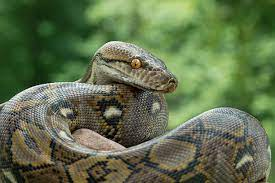
#> input picture testImages/python.jpeg, 275 x 183 px
$ python merge.py ../../testImages/python.jpeg
#> lines starting #> are read from the running program, lines starting #| are printed output that depends on the picture
from PIL import Image

import sys
import timeit

impl = sys.implementation.name
api = sys.argv[1]

jpg1 = Image.open("../../testImages/python.jpeg")
#> jpg1 is the input picture: PIL image 275x183 RGB; mean R, G, B 96, 111.3, 76.5
r, g, b = jpg1.split()
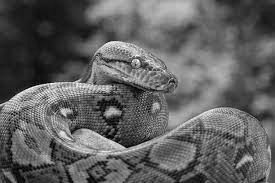
#> r: PIL image 275x183 L; min 0, max 255, mean 96
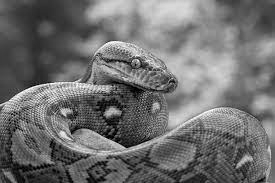
#> g: PIL image 275x183 L; min 0, max 255, mean 111.3
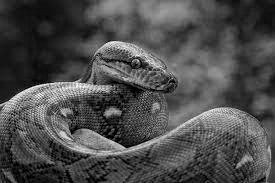
#> b: PIL image 275x183 L; min 0, max 255, mean 76.5
outfile = open("output/" + impl + "_" + api, "w")

for i in range(100):
    start_time = timeit.default_timer()
    for i in range(100):
#> (the run stopped early here; a loop or call above may not have finished)

$ run again, with testImages/boomslang.jpeg copied over testImages/python.jpeg
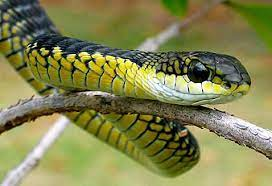
#> input picture testImages/boomslang.jpeg, 272 x 186 px
#> jpg1 is the input picture: PIL image 272x186 RGB; mean R, G, B 131.7, 131.9, 80.3
#> `r, g, b = jpg1.split()`:
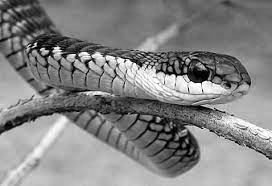
#> g: PIL image 272x186 L; min 0, max 255, mean 131.9
#> `r, g, b = jpg1.split()`:
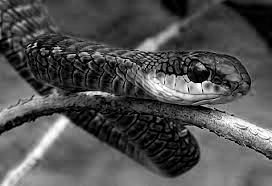
#> b: PIL image 272x186 L; min 0, max 255, mean 80.3

$ run again, with testImages/boomslang.webp saved as testImages/python.jpeg
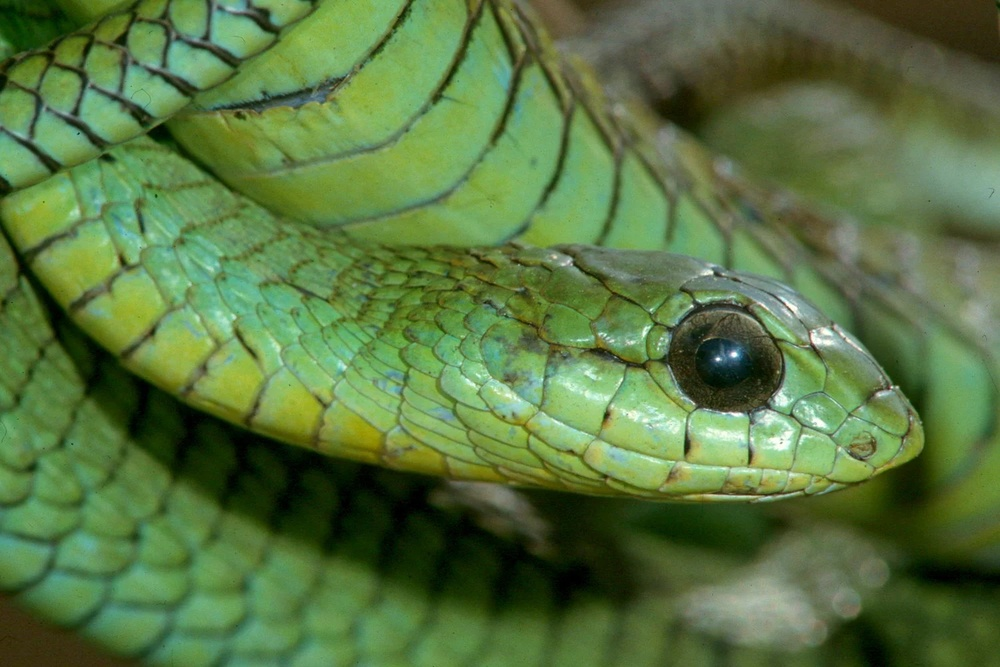
#> input picture testImages/boomslang.webp, 1000 x 667 px, shrunk from 1500 x 1000 before the run
#> jpg1 is the input picture: PIL image 1000x667 RGB; mean R, G, B 88.2, 117.2, 65.4
#> `r, g, b = jpg1.split()`:
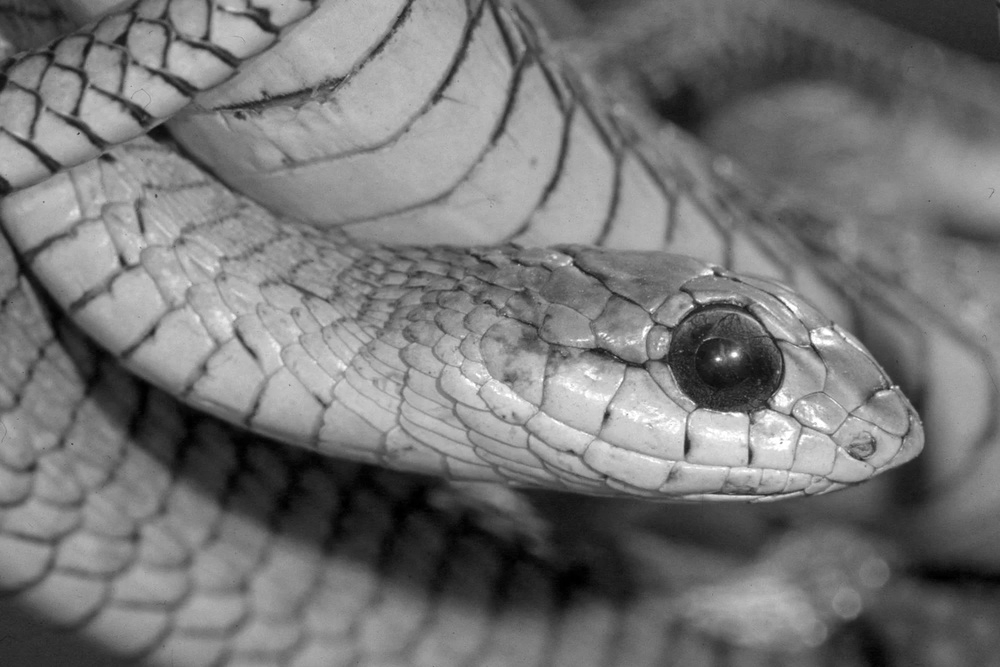
#> g: PIL image 1000x667 L; min 0, max 255, mean 117.2
#> `r, g, b = jpg1.split()`:
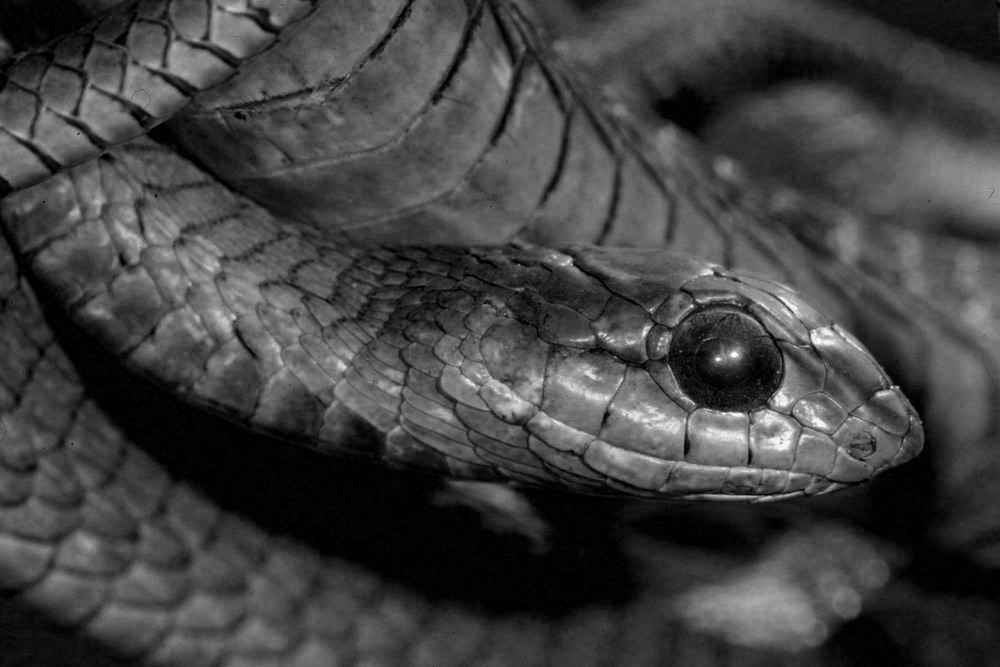
#> b: PIL image 1000x667 L; min 0, max 255, mean 65.4
